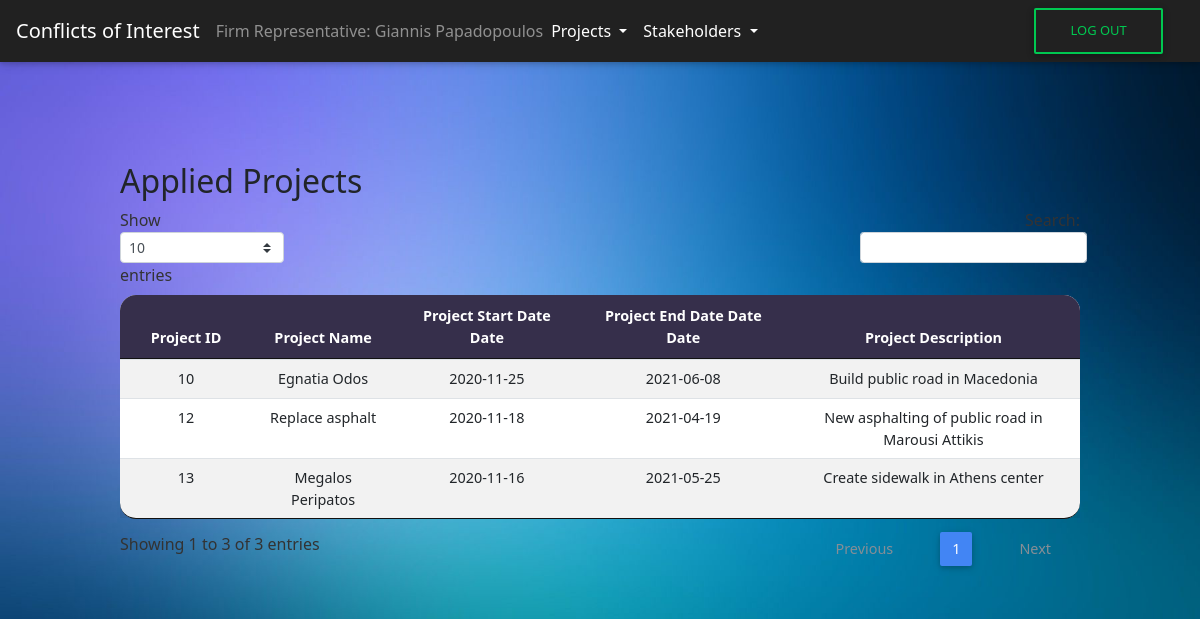
The app's page /CoI/applied_projects_FR.php (signed in), older data.
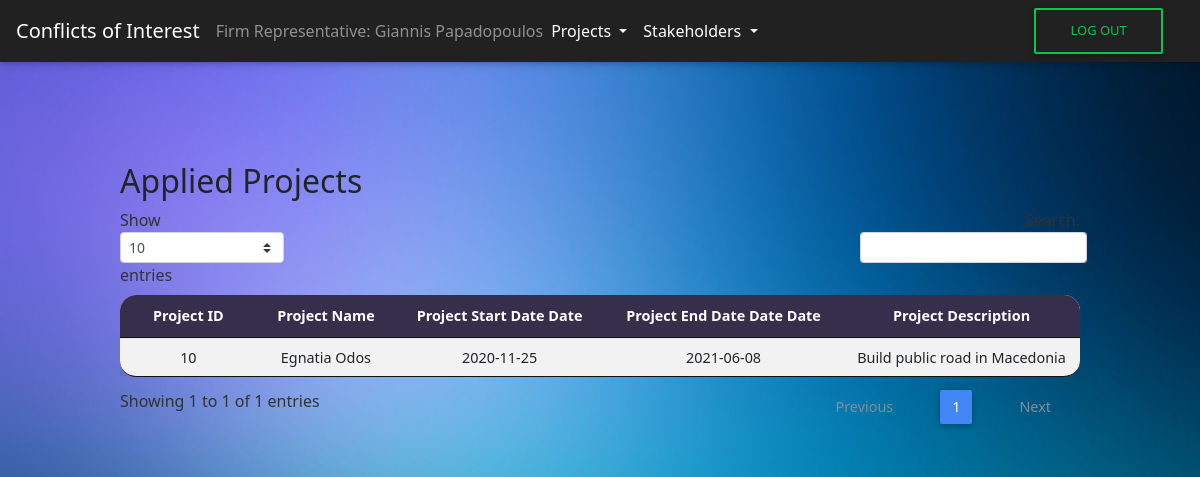
The same page, newer data.
### tables this page shows
CREATE TABLE `firms_projects` (
  `firm_id` int(9) NOT NULL COMMENT '9',
  `project_id` int(9) NOT NULL,
  `date_applied` date NOT NULL DEFAULT current_timestamp()
);

CREATE TABLE `projects` (
  `project_id` int(12) NOT NULL,
  `project_name` varchar(255) NOT NULL,
  `project_start_date` date NOT NULL,
  `project_end_date` date NOT NULL,
  `project_desc` varchar(1000) NOT NULL CHECK (`project_start_date` < `project_end_date` and `project_start_date` > '2019-01-01')
);

### CoI/applied_projects_FR.php (the view, shortened to what this page needs)
<?php
include('header.php');
include('connect.php');
include('navbar_FR.php');
?>
<div id="View Applied Projects" class="tabcontent">
  <div class="wrapper-table">
    <div class="page-header clearfix">
      <h2 class="pull-left">Applied Projects</h2>
    </div>
    <?php
    $fr_AFM = $_SESSION["AFM"];
    $sql = "SELECT * FROM firm_representatives WHERE fr_AFM = $fr_AFM";
    $result = $conn->query($sql);
    $firm_id = "";
    while ($rows = $result->fetch_assoc()) {
      $firm_id = $rows['firm_id'];
    }
    $sql = "SELECT * FROM firms_projects INNER JOIN projects ON firms_projects.project_id = projects.project_id WHERE firm_id = $firm_id ";
    if ($result = mysqli_query($conn, $sql)) {
      if (mysqli_num_rows($result) > 0) {
        echo  "<table id='firm_projects' class='table table-striped table-sm project-table' cellspacing='0' width='100%'>";
        echo "<thead>";
        echo "<tr>";
        echo "<th class='th-sm' id ='th-first' >Project ID</th>";
        echo "<th class='th-sm'>Project Name</th>";
        echo "<th class='th-sm'>Project Start Date Date</th>";
        echo "<th class='th-sm'>Project End Date Date Date</th>";
        echo "<th class='th-sm' id='th-last'>Project Description</th>";
        echo "</tr>";
        echo "</thead>";
        echo "<tbody>";
        while ($row = mysqli_fetch_array($result)) {
          echo "<tr>";
          echo "<td>" . $row['project_id'] . "</td>";
          echo "<td>" . $row['project_name'] . "</td>";
          echo "<td>" . $row['project_start_date'] . "</td>";
          echo "<td>" . $row['project_end_date'] . "</td>";
          echo "<td>" . $row['project_desc'] . "</td>";
          echo "</tr>";
        }
        echo "</table>";
      } else {
        echo "<p class='lead'><em>No records were found.</em></p>";
      }
    } else {
      echo "ERROR: Could not execute $sql. " . mysqli_error($conn);
    }
    ?>
  </div>
</div>
<?php include('footer.php') ?>
</body>
</html>

### CoI/header.php (shortened to what this page needs)
<!DOCTYPE html>
<html lang="zxx">
    <head>
        <link rel="stylesheet" type="text/css" href="css/jquery.dataTables.min.css" />
        <link rel="stylesheet" href="css/bootstrap.min.css" type="text/css">
        <link rel="stylesheet" href="css/style.css" type="text/css">
        <link rel="stylesheet" href="css/mdb.min.css" type="text/css">
    </head>
<body>

### CoI/navbar_FR.php (shortened to what this page needs)
<nav class="navbar navbar-expand-lg navbar-dark bg-dark">
    <a class="navbar-brand" href="#">Conflicts of Interest</a>
    <span class="navbar-text">
        Firm Representative:
        <?php echo $_SESSION["name"]; ?>
    </span>
    <div class="collapse navbar-collapse" id="navbarSupportedContent">
        <ul class="navbar-nav mr-auto">
            <li class="nav-item dropdown">
                <a class="nav-link dropdown-toggle" href="#" id="navbarDropdown" role="button" data-toggle="dropdown" aria-haspopup="true" aria-expanded="false">
                    Projects
                </a>
            </li>
            <li class="nav-item dropdown">
                <a class="nav-link dropdown-toggle" href="#" id="navbarDropdown" role="button" data-toggle="dropdown" aria-haspopup="true" aria-expanded="false">
                    Stakeholders
                </a>
            </li>
        </ul>
        <form class="form-inline my-2 my-lg-0" method="post" action="logout.php" id="logoutform">
            <button class="btn btn-outline-success my-2 my-sm-0" type="submit" id="logout-btn">Log Out</button>
        </form>
    </div>
</nav>

### CoI/footer.php (shortened to what this page needs)
</body>
</html>

### CoI/css/style.css (style rules this page uses)
html, * { padding: 0px; margin: 0px; font-family: Segoe UI; }
body { height: 100%; font-family: Segoe UI; }
body { background-image: url("../assets/Background.png"); background-size: cover; background-repeat: no-repeat; background-attachment: fixed; }
.wrapper-table { margin-top: 100px; margin-bottom: 100px; width: 80%; margin-left: auto; margin-right: auto; }
.project-table { border-radius: 1rem; background-color: white; text-align: center; }
th { background-color: #362F4B; border-color: black; color: white; }
#th-first { border-radius: 16px 0px 0px 0px; }
#th-last { border-radius: 0px 16px 0px 0px; }
::placeholder { color: lightgray; }
#logoutform { float:right; margin-right: 15px; }

Row changes from the older to the newer data that the page shows:
removed firms_projects: project.project_id "12", project.project_name "Replace asphalt", project.project_start_date "2020-11-18", project.project_end_date "2021-04-19", project.project_desc "New asphalting of public road in Marousi Attikis"
removed firms_projects: project.project_id "13", project.project_name "Megalos Peripatos", project.project_start_date "2020-11-16", project.project_end_date "2021-05-25", project.project_desc "Create sidewalk in Athens center"
Text that changed along with them:
text written by a page script: "Show entries Showing 1 to 3 of 3 entries Previous 1 Next" → "Show entries Showing 1 to 1 of 1 entries Previous 1 Next"
